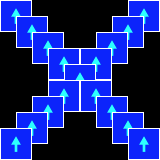

Below is a game level as drawn by its tile map, then a one-line description and the .tmx file that defines it, in full:
An orthogonal 10x10 tile map with 16x16 px tiles, 1 tile layer (Calque de Tile 1).

<map version="1.0" orientation="orthogonal" renderorder="left-up" width="10" height="10" tilewidth="16" tileheight="16" nextobjectid="1">
 <tileset firstgid="1" name="T1" tilewidth="16" tileheight="32" tilecount="48" columns="8">
  <image source="06_32x32_32x64.png" width="128" height="192" />
 </tileset>
 <layer name="Calque de Tile 1" width="10" height="10">
  <data>
   <tile gid="0" />
   <tile gid="0" />
   <tile gid="0" />
   <tile gid="0" />
   <tile gid="0" />
   <tile gid="0" />
   <tile gid="0" />
   <tile gid="0" />
   <tile gid="0" />
   <tile gid="0" />
   <tile gid="11" />
   <tile gid="12" />
   <tile gid="0" />
   <tile gid="0" />
   <tile gid="0" />
   <tile gid="0" />
   <tile gid="0" />
   <tile gid="0" />
   <tile gid="11" />
   <tile gid="12" />
   <tile gid="0" />
   <tile gid="11" />
   <tile gid="12" />
   <tile gid="0" />
   <tile gid="0" />
   <tile gid="0" />
   <tile gid="0" />
   <tile gid="11" />
   <tile gid="12" />
   <tile gid="0" />
   <tile gid="0" />
   <tile gid="0" />
   <tile gid="11" />
   <tile gid="12" />
   <tile gid="0" />
   <tile gid="0" />
   <tile gid="11" />
   <tile gid="12" />
   <tile gid="0" />
   <tile gid="0" />
   <tile gid="0" />
   <tile gid="0" />
   <tile gid="0" />
   <tile gid="11" />
   <tile gid="12" />
   <tile gid="11" />
   <tile gid="12" />
   <tile gid="0" />
   <tile gid="0" />
   <tile gid="0" />
   <tile gid="0" />
   <tile gid="0" />
   <tile gid="0" />
   <tile gid="0" />
   <tile gid="11" />
   <tile gid="12" />
   <tile gid="0" />
   <tile gid="0" />
   <tile gid="0" />
   <tile gid="0" />
   <tile gid="0" />
   <tile gid="0" />
   <tile gid="0" />
   <tile gid="11" />
   <tile gid="12" />
   <tile gid="11" />
   <tile gid="12" />
   <tile gid="0" />
   <tile gid="0" />
   <tile gid="0" />
   <tile gid="0" />
   <tile gid="0" />
   <tile gid="11" />
   <tile gid="12" />
   <tile gid="0" />
   <tile gid="0" />
   <tile gid="11" />
   <tile gid="12" />
   <tile gid="0" />
   <tile gid="0" />
   <tile gid="0" />
   <tile gid="11" />
   <tile gid="12" />
   <tile gid="0" />
   <tile gid="0" />
   <tile gid="0" />
   <tile gid="0" />
   <tile gid="11" />
   <tile gid="12" />
   <tile gid="0" />
   <tile gid="11" />
   <tile gid="12" />
   <tile gid="0" />
   <tile gid="0" />
   <tile gid="0" />
   <tile gid="0" />
   <tile gid="0" />
   <tile gid="0" />
   <tile gid="11" />
   <tile gid="12" />
  </data>
 </layer>
</map>
